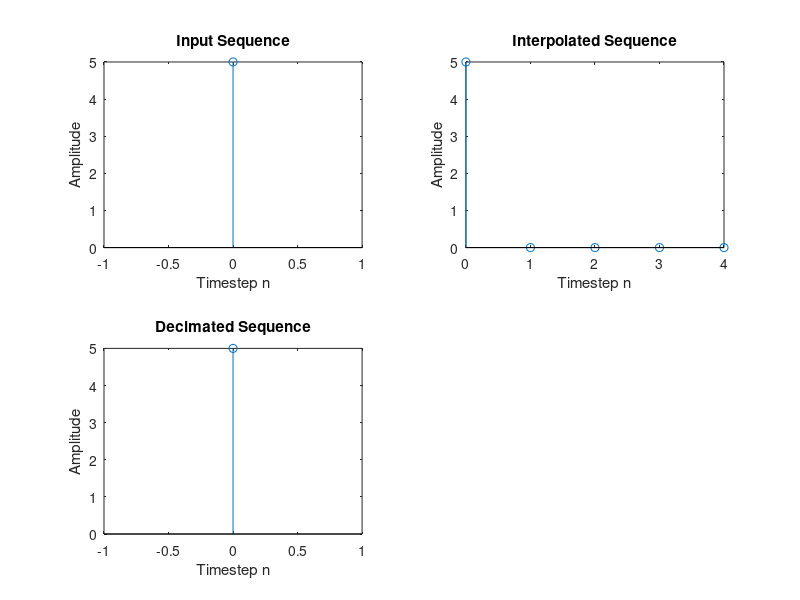

Source code (MATLAB):
%Interpolation and Decimation
clc
clear

xn = input("Enter the sequence x[n]");
I = input("Enter the interpolation factor");
D = input("Enter the decimation factor");
N = length(xn);
n = 0:1:N-1;
subplot(2,2,1);
stem(n,xn);
title('Input Sequence');
xlabel('Timestep n');
ylabel('Amplitude');

%Interpolation
yn = [zeros(1,I*N)];
k = 0;
for i = 1:I*N
    if mod(i-1,I)==0
        k = k+1;
        yn(i) = xn(k);
    else
        yn(i) = 0;
    end
end
j = 0:1:(I*N-1);
subplot(2,2,2);
stem(j,yn);
title('Interpolated Sequence');
xlabel('Timestep n');
ylabel('Amplitude');

%Decimation
p = 0;
for i=1:N
    if mod(i-1,D)==0
        p = p+1;
        z(p) = xn(i);
    end
end

if mod((N/D),1)==0
    m=N/D-1;
else
    m = floor(N/D);
end

n1 = 0:1:m;
subplot(2,2,3);
stem(n1,z);
title('Decimated Sequence');
xlabel('Timestep n');
ylabel('Amplitude');


